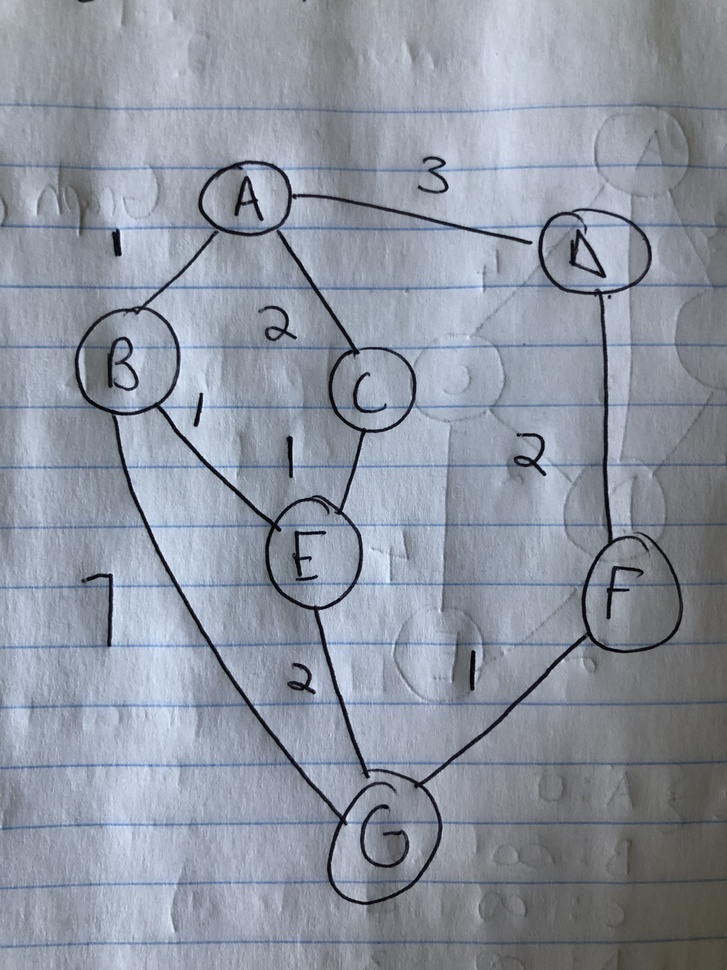
#> input picture research/test_input_images/test_graph.jpg, 727 x 970 px, shrunk from 3024 x 4032 before the run, found by its file name
$ python image_processing.py
#> lines starting #> are read from the running program, lines starting #| are printed output that depends on the picture
import cv2
import numpy as np

# load color image
im = cv2.imread('test_graph.jpg')
#> im is the input picture: shape (970, 727, 3); mean B, G, R 160.8, 148.9, 142.1

# smooth the image with alternative closing and opening
# with an enlarging kernel
morph = im.copy()

kernel = cv2.getStructuringElement(cv2.MORPH_RECT, (1, 1))
morph = cv2.morphologyEx(morph, cv2.MORPH_CLOSE, kernel)
morph = cv2.morphologyEx(morph, cv2.MORPH_OPEN, kernel)

kernel = cv2.getStructuringElement(cv2.MORPH_RECT, (2, 2))

# take morphological gradient
gradient_image = cv2.morphologyEx(morph, cv2.MORPH_GRADIENT, kernel)
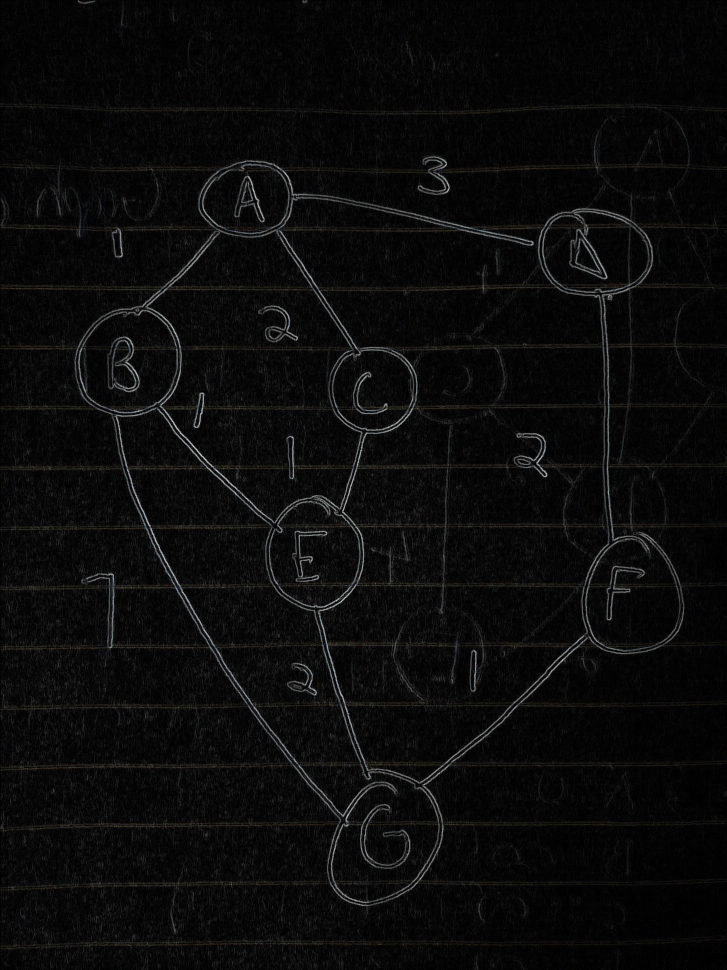
#> gradient_image: shape (970, 727, 3); mean B, G, R 11, 11.1, 11.2

# split the gradient image into channels
image_channels = np.split(np.asarray(gradient_image), 3, axis=2)
#> image_channels = 3 items

channel_height, channel_width, _ = image_channels[0].shape
#> channel_height = 970; channel_width = 727

# apply Otsu threshold to each channel
for i in range(0, 3):
    _, image_channels[i] = cv2.threshold(~image_channels[i], 0, 255, cv2.THRESH_OTSU | cv2.THRESH_BINARY)
    image_channels[i] = np.reshape(image_channels[i], newshape=(channel_height, channel_width, 1))

# merge the channels
image_channels = np.concatenate((image_channels[0], image_channels[1], image_channels[2]), axis=2)
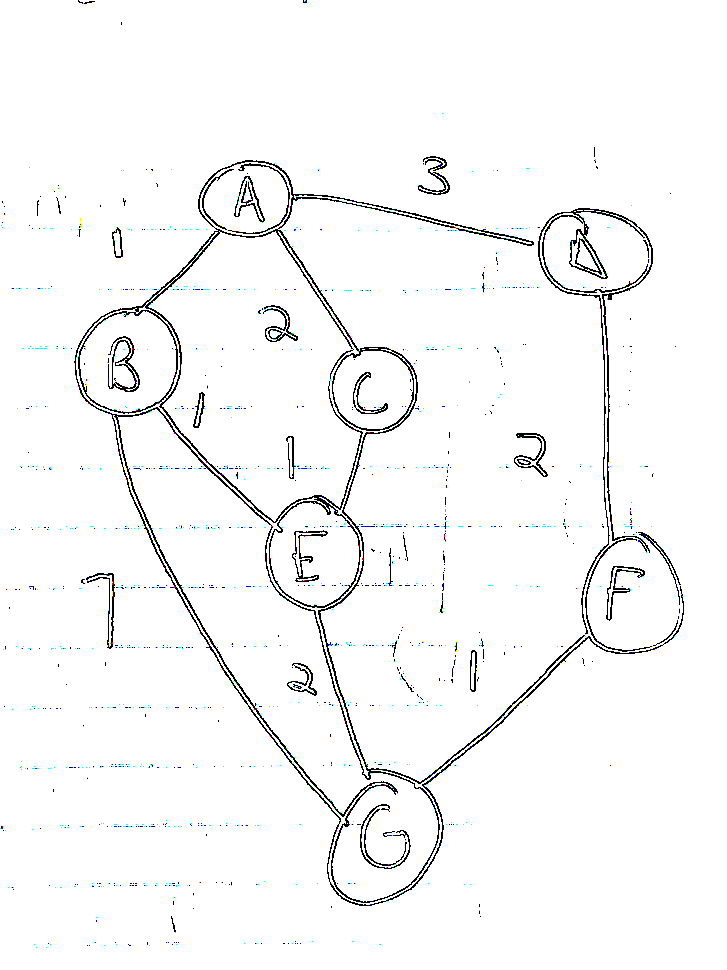
#> image_channels: shape (970, 727, 3); mean of channels 0, 1, 2 247.8, 247.6, 247.2; drawn as B, G, R

# save the denoised image
cv2.imwrite('output.jpg', image_channels)
